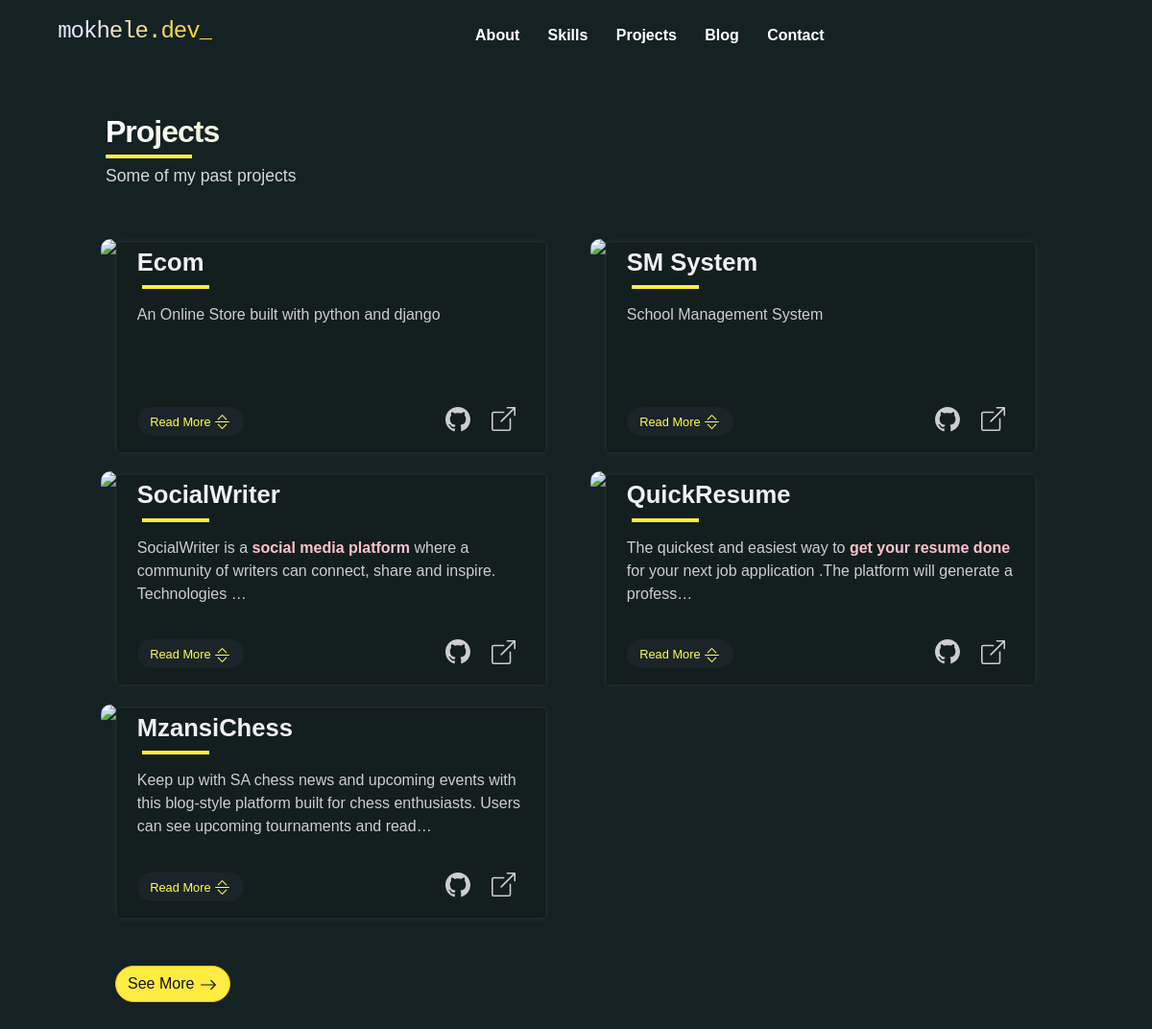
/projects/, run on the app's committed database.
### projects_app/models.py (models this page shows, shortened)
class Project(models.Model):
    title = models.CharField(max_length=100)
    description = models.TextField()
    thumbnail = models.ImageField(upload_to="project")
    github = models.URLField(null=True , blank=True)
    live = models.URLField(null=True, blank=True)
    featured = models.BooleanField(default=False)
    ordering = models.IntegerField( unique = True , null= True , blank = True   )
    date_added = models.DateTimeField(auto_now_add=True, blank=True,null=True)

### projects_app/views.py (the view)
# urls.py: path('',views.all_projects,name="all_projects"),  # display all projects
def all_projects(request):
    projects = Project.objects.all().order_by("date_added")[::-1]
    context = {"projects":projects}
    return render(request,"projects_app/projects_list.html" ,context)

### projects_app/templates/projects_app/projects_list.html (shortened to what this page needs)
{% extends 'main_app/base.html'  %}
{% block content %}
    <section class="project py-5" id="project" >
      <div class="container-fluid project-container">
        <div>
          <h2  id="sections" style="margin-left: 5px;color: white;margin-top: 0cm;margin-bottom: 0cm;">Projects </h2>
          <div style="width:100px;overflow:hidden">
            <hr style="color: #ffec42 ;border: 2px #ffec42 solid ; opacity: 1;margin:5px ">
          </div>
            <p style="margin-left: 5px;color:rgb(215, 215, 215);margin-top: 0cm;margin-bottom: 3px;font-size:1.1rem;">Some of my past projects</p>
      <br><br>
              <div class="row">
                {% for project in projects %}
                <div class="col-md-6">
                    <div class="img-wrapper">
                    </div>
                  <div class="justify-content-center d-flex" style="position: relative;top: -20px;">
                    <div class="card" style="width:93% !important; background-color: #131e1f ; border-radius: 4px;box-shadow: 0 0 6px rgb(52, 52, 52);">
                      <div style="min-height: 170px;overflow: hidden;">
                        <a style="color:rgb(240, 240, 240);margin-left: 20px; margin-top:12px;margin-right: 20px;font-size: 1.6rem;font-weight: 600;" href="{{project.live}}">
                          {{project.title}}
                        </a>
                        <div style="width:80px;overflow:hidden;margin-left: 20px;margin-bottom: 10px ; ">
                          <hr style="color: #ffec42 ;border: 2px #ffec42 solid ; opacity: 1;margin:5px ">
                        </div>
                        <p id="less-description{{project.id}}" style="margin-left: 20px;margin-right: 20px;margin-bottom: 8px;color:rgb(206, 206, 206); font-size: 1rem;" class="lead">
                          {{project.description|safe|truncatechars:"150"}}
                        </p>
                    </div>
                      <div class="d-flex" style="margin-top: 0cm;width: 100% !important;">
                          <button id="more_btn{{project.id}}" onclick="myFunction('{{project.id}}')" style="margin-left: 20px;margin-bottom: 8px;width:152px;height: 30px; border-width: 1px !important; background-color: #7a75a312;border: none;color: #ffff52;" class="btn-outline-warning expand_btn rounded-pill">
                            <small> Read More </small>
                          </button>
                          <div class="d-flex justify-content-end" style="width: 100% !important; padding-bottom: 20px;">
                            <div class="col-1 " >
                              <div class="rounded-circle" style="background-color: #3c45ff17;">
                                <a style="color:#cecece" href="{{project.github}}">
                                  <div type="button"  data-bs-toggle="tooltip" data-bs-placement="top" data-bs-html="true" title="View Code on <b>Github</b>">
                                  </div>
                              </a>
                              </div>
                            </div>
                            <div class="col-1" style="margin-right:40px">
                              <div class="rounded-circle" style="background-color: rgba(186, 251, 182, 0.15);">
                                <a style="color: #cecece;font-weight:700" href="{{project.live}}">
                                  <div type="button"  data-bs-toggle="tooltip" data-bs-placement="top" data-bs-html="true" title="View Live Website ">
                                  </div>
                                </a>
                              </div>
                             </div>
                          </div>
                       </div>
                    </div>
                  </div>
                </div>
                {% endfor %}
              </div>
              <div class="container-fluid" style="margin-top: 30px;">
                <a href="{% url 'projects_app:all_projects' %}" style="color:#141414 !important;background-color:#ffec42 " class="btn btn-warning rounded-pill">See More
                  <svg xmlns="http://www.w3.org/2000/svg" width="20" height="18" fill="currentColor" class="bi bi-arrow-right" viewBox="0 0 16 16">
                    <path fill-rule="evenodd" d="M1 8a.5.5 0 0 1 .5-.5h11.793l-3.147-3.146a.5.5 0 0 1 .708-.708l4 4a.5.5 0 0 1 0 .708l-4 4a.5.5 0 0 1-.708-.708L13.293 8.5H1.5A.5.5 0 0 1 1 8z"/>
                </svg>
              </a>
              </div>
               </div>
      </div>
  </section>
{% endblock content %}

### static/css/tooplate-style.css (style rules this page uses)
#sections { background: linear-gradient(to left, rgba(255, 234, 0, 0.641) 25%, white 100%) !important; -webkit-background-clip: text !important; -webkit-text-fill-color: transparent !important; }
a { font-weight: normal; text-decoration: none !important; transition: all 0.4s ease; }
h1, h2, h3, h4, h5, h6 { font-weight: bold; letter-spacing: -1px; }
h2 { color: #ffffff; font-size: 2.4em; font-weight: bold; }
h3, b, strong { font-weight: bold; }
@media (min-width: 767px) { h2 { font-size: 2em; } }
@media screen and (min-width: 900px) { .project-container { width: 50% !important ; } }
@media screen and (min-width: 551px) { .project-container { width:85% !important; } }
@media screen and (min-width: 767px) { .project-container { width:100% !important; } }
section { background-color: #142224 !important; }
@media screen and (min-width: 900px) { .project-container { width: 85% !important ; } }

### data on the page
Project: title "Ecom", description "An Online Store built with python and django", {{ project.id }} 15 (drawn)
Project: title "SM System", description "School Management System"
Project: title "SocialWriter", description "SocialWriter is a social media platform where a community of writers can connect, share and inspire. Technologies …"
Project: title "QuickResume", description "The quickest and easiest way to get your resume done for your next job application .The platform will generate a profess…"
Project: title "MzansiChess", description "Keep up with SA chess news and upcoming events with this blog-style platform built for chess enthusiasts. Users can see upcoming tournaments and read…"
